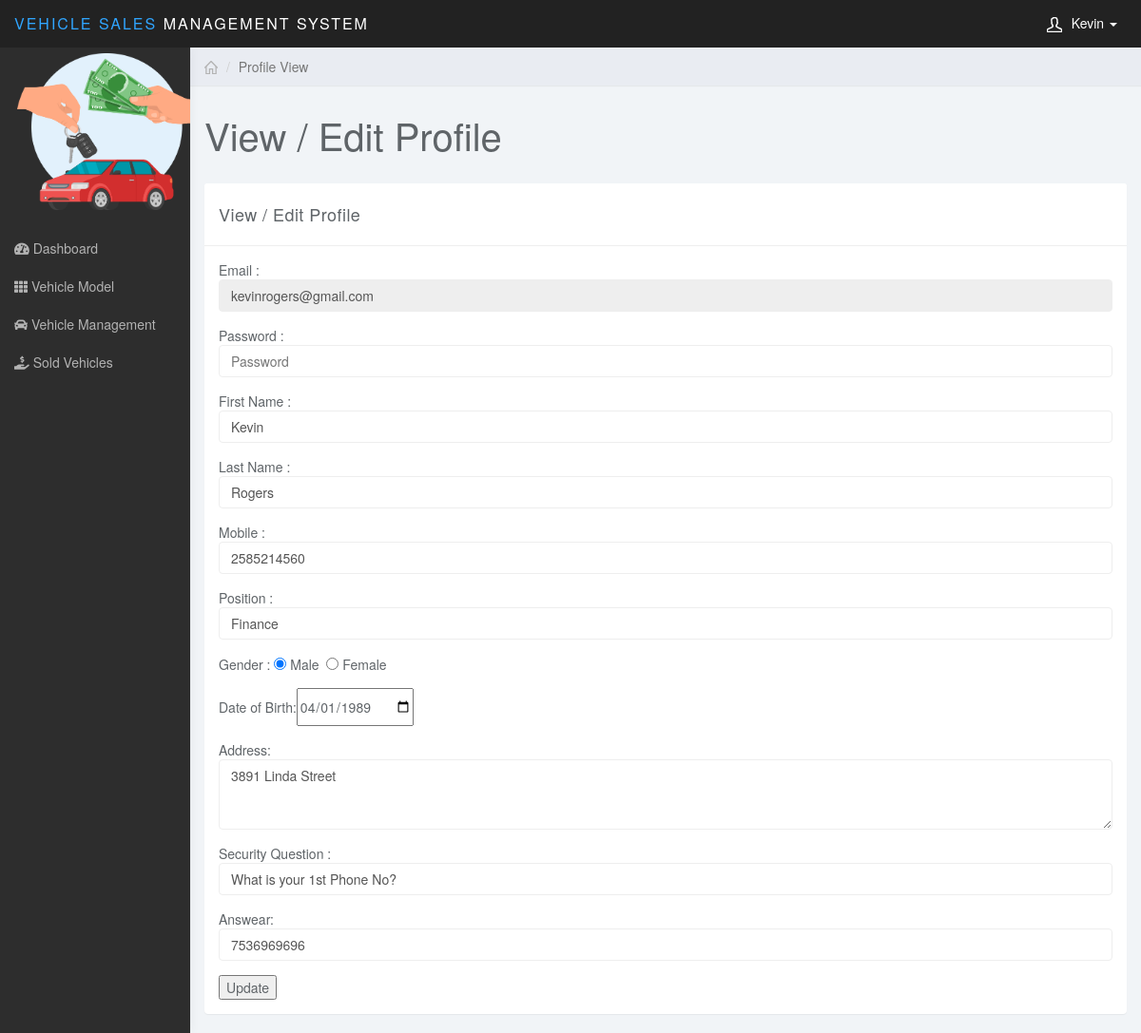
Page /profile.php (signed in) on the committed database.
### tables this page shows
CREATE TABLE `users` (
  `u_id` int(11) NOT NULL,
  `su` int(11) DEFAULT '0',
  `u_email` varchar(100) NOT NULL,
  `f_name` varchar(100) NOT NULL,
  `l_name` varchar(100) NOT NULL,
  `u_bday` date NOT NULL,
  `u_position` varchar(100) NOT NULL,
  `u_type` varchar(100) NOT NULL,
  `u_pass` varchar(100) NOT NULL,
  `u_mobile` varchar(100) NOT NULL,
  `u_gender` varchar(30) NOT NULL,
  `u_address` varchar(100) NOT NULL,
  `s_question` varchar(100) DEFAULT NULL,
  `s_ans` varchar(100) DEFAULT NULL
);

### profile.php (the view, shortened to what this page needs)
<?php include("header.php");?>
<!DOCTYPE html>
<html>
<body>
	<div class="col-sm-9 col-sm-offset-3 col-lg-10 col-lg-offset-2 main">
		<div class="row">
			<ol class="breadcrumb">
				<li><a href="#"><svg class="glyph stroked home"><use xlink:href="#stroked-home"></use></svg></a></li>
				<li class="active">Profile View</li>
			</ol>
		</div>
		<div class="row">
			<div class="col-lg-12">
				<h1 class="page-header">View / Edit Profile</h1>
			</div>
		</div>
		<div class="row">
			<div class="col-lg-12">
				<div class="panel panel-default">
					<div class="panel-heading">View / Edit Profile</div>
					<div class="panel-body">
					<form method="post">
						<fieldset>
							<div class="form-group">
								Email : <input class="form-control" placeholder="E-mail" name="u_email" type="email" value="<?php echo $userRow['u_email']; ?>" disabled>
							</div>
							<div class="form-group">
								Password : <input class="form-control" placeholder="Password" name="u_pass" type="password" required>
							</div>
							<div class="form-group">
								First Name : <input class="form-control" placeholder="First Name" name="f_name" type="text" value="<?php echo $userRow['f_name']; ?>" required>
							</div>
							<div class="form-group">
								Last Name : <input class="form-control" placeholder="Last Name" name="l_name" type="text" value="<?php echo $userRow['l_name']; ?>" required>
							</div>
							<div class="form-group">
								Mobile : <input class="form-control" placeholder="Mobile" name="u_mobile" type="text" value="<?php echo $userRow['u_mobile']; ?>" required>
							</div>
							<div class="form-group">
								Position : <input class="form-control" placeholder="Position" name="u_position" type="text" value="<?php echo $userRow['u_position']; ?>" required>
							</div>
							<div class="form-group">
								Gender : <?php
										   if(strcmp("Male",$userRow['u_gender'])==0)
											echo '<input type="radio" name="u_gender" value="Male" checked> Male';
										   else
											echo '<input type="radio" name="u_gender" value="Male"> Male';
										   if(strcmp("Female",$userRow['u_gender'])==0)
											echo ' &nbsp<input type="radio" name="u_gender" value="Female" checked> Female';
										   else
											echo '&nbsp <input type="radio" name="u_gender" value="Female"> Female';
										  ?>
							</div>
							<div class="form-group">
								Date of Birth:<input type="date"  value="<?php echo $userRow['u_bday']; ?>" name="u_bday">
							</div>
							<div class="form-group">
								Address: <textarea rows="3" cols="10" class="form-control"  name="u_address"><?php echo $userRow['u_address']; ?></textarea>
							</div>
							<div class="form-group">
								Security Question : <input class="form-control" placeholder="Security Question" name="s_question" type="text" value="<?php echo $userRow['s_question']; ?>" required>
							</div>
							<div class="form-group">
								Answear: <input class="form-control" placeholder="Answear" name="s_ans" type="text" value="<?php echo $userRow['s_ans']; ?>" required>
							</div>
							<button type="submit" name="update">Update</button>
						</fieldset>
					</form>
				</div>
				</div>
			</div>
		</div>
		</div>
</body>
</html>

### header.php (shortened to what this page needs)
<?php
$res=mysql_query("SELECT * FROM users WHERE u_id=".$_SESSION['user']);
$userRow=mysql_fetch_array($res);
?>
<!DOCTYPE html>
<html>
<head>
<link href="css/bootstrap.min.css" rel="stylesheet">
<link href="css/datepicker3.css" rel="stylesheet">
<link href="css/styles.css" rel="stylesheet">
<link href="scripts/jtable/themes/lightcolor/blue/jtable.css" rel="stylesheet" type="text/css" />
<link href="css/jquery.dataTables.min.css" rel="stylesheet" type="text/css" />
<link rel="stylesheet" href="https://pro.fontawesome.com/releases/v5.10.0/css/all.css"/>
<link href="css/custom.css" rel="stylesheet">
</head>
<body>
	<nav class="navbar navbar-inverse navbar-fixed-top" role="navigation">
		<div class="container-fluid">
			<div class="navbar-header">
				<a class="navbar-brand" href="dashboard.php"><span> Vehicle Sales</span> Management System</a>
				<ul class="user-menu">
					<li class="dropdown pull-right">
						<a href="#" class="dropdown-toggle" data-toggle="dropdown"><svg class="glyph stroked male-user"><use xlink:href="#stroked-male-user"></use></svg><?php echo $userRow['f_name']; ?> <span class="caret"></span></a>
					</li>
				</ul>
			</div>
		</div>
	</nav>
	<div id="sidebar-collapse" class="col-sm-3 col-lg-2 sidebar">
		<div>
		<a class="nav menu" href="#">
                    <img src="img/lg3.png" alt="" height="165" width="190" style="margin-left: 9%; margin-top: 3%; "></a>
		<br></div>
		<ul class="nav menu side-nav">
			<li class="<?php if($page=='dash'){ echo 'active'; }?>"><a href="index.php"><i class="fas fa-tachometer-alt"></i> Dashboard</a></li>
			<li class="<?php if($page=='model'){ echo 'active'; }?>"><a href="model.php"><i class="fas fa-th"></i> Vehicle Model</a></li>
			<li class="<?php if($page=='vehicles'){ echo 'active'; }?>"><a href="vehicles.php"><i class="fas fa-car"></i> Vehicle Management</a></li>
			<li class="<?php if($page=='sold'){ echo 'active'; }?>"><a href="sold.php"><i class="fas fa-hand-holding-usd"></i> Sold Vehicles</a></li>
		</ul>
	</div>
</body>
</html>

### css/styles.css (style rules this page uses)
body { background: #f1f4f7; padding-top: 50px; color: #5f6468; }
a, a:hover, a:focus { color: #b3b3b3; }
h1, h2, h3, h4, h5, h6 { color: #5f6468; }
h1 { font-weight: 300; font-size: 40px; }
.form-control { border: 1px solid #eee; box-shadow: none; }
.navbar-header .navbar-brand { color: #fff; font-size: 16px; text-transform: uppercase; font-weight: 500; letter-spacing: 2px; }
.navbar-header .navbar-brand span { color: #30a5ff; }
.panel { border: 0; }
.panel-heading { font-size: 18px; font-weight: 300; letter-spacing: 0.025em; height: 66px; line-height: 45px; }
.panel-default .panel-heading { background: #fff; border-bottom: 1px solid #eee; color: #5f6468; }
.navbar { border: 0; }
.user-menu { display: inline-block; margin-top: 14px; margin-right: 10px; float: right; list-style: none; padding: 0; }
.user-menu a { color: #fff; }
.sidebar { display: block; background-color: #fff; padding: 0; display: none; }
@media (min-width: 768px) { .sidebar { display: block; position: fixed; top: 50px; bottom: 0; left: 0; z-index: 1000; display: block; margin: 0; padding: 0; overflow-x: hidden; overflow-y: auto; background-color: #fff; box-shadow: 1px 0px 10px rgba(0, 0, 0, 0.05); } }
@media (min-width: 768px) { .navbar-header { width: 100%; } }
.breadcrumb { border-radius: 0; padding: 10px 15px; background: #e9ecf2; box-shadow: 0 1px 1px rgba(0, 0, 0, 0.05); margin: 0; }
h1.page-header { margin-top: 30px; border-bottom: 0; }
.sidebar .glyph, .user-menu .glyph { height: 16px; width: 16px; margin: 0 10px 0 0; stroke-width: 3px; }
.user-menu .glyph { stroke-width: 4px; }
.breadcrumb .glyph { height: 14px; width: 14px; margin: -2px 0 0 0; stroke-width: 4px; }

### css/custom.css (style rules this page uses)
@media (min-width: 768px) { .sidebar { display: block; position: fixed; top: 50px; bottom: 0; left: 0; z-index: 1000; display: block; margin: 0; padding: 0; overflow-x: hidden; overflow-y: auto; background-color: #2D2D2D!important; box-shadow: 1px 0px 10px rgba(0, 0, 0, .05); } }
@media (min-width: 768px) { .navbar-header { width: 100%; } }

### rows in the picture
users: f_name "Kevin", u_email "kevinrogers@gmail.com", l_name "Rogers", u_mobile "2585214560", u_position "Finance", u_bday "04/01/1989", u_address "3891 Linda Street", s_question "What is your 1st Phone No?", s_ans "7536969696"
